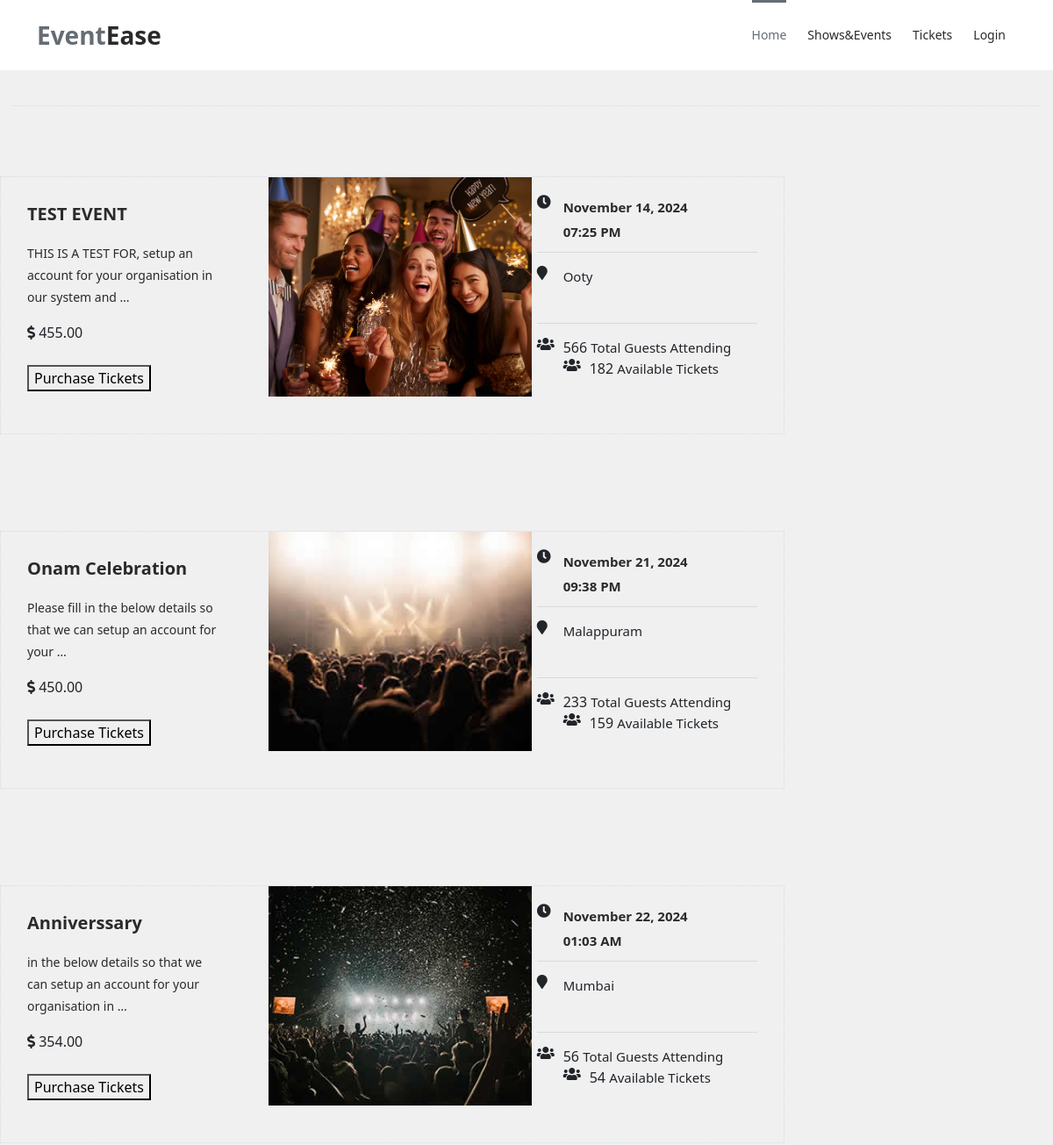
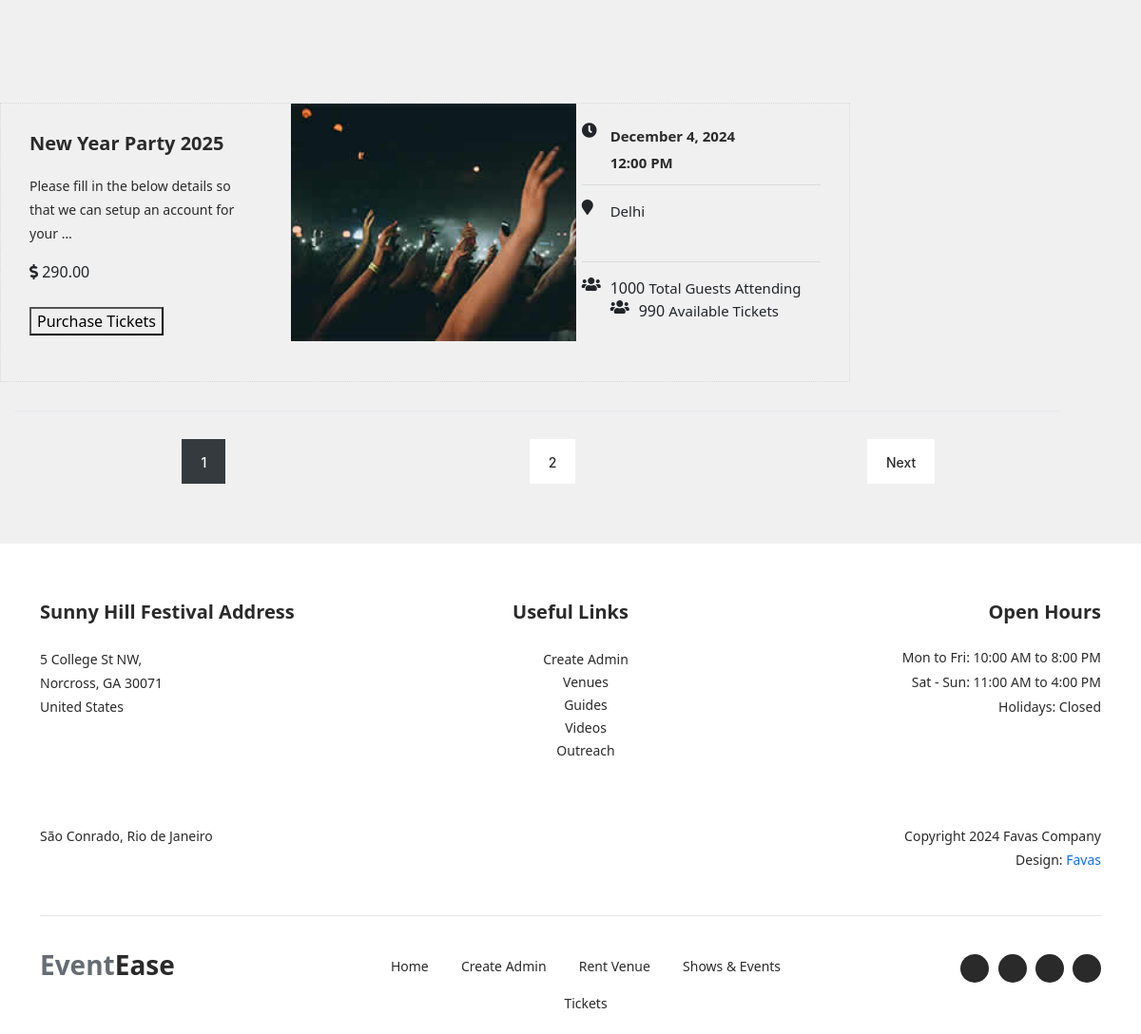
/display_event/, run on the app's committed database (2 pictures, top to bottom).
### events/models.py (models this page shows, shortened)
class Event(models.Model):
    user = models.ForeignKey(Profile, on_delete=models.CASCADE,blank=True,null=True)  # Link each event to a user
    title = models.CharField(max_length=200)
    description = models.TextField()
    date = models.DateField()
    time = models.TimeField()
    location = models.CharField(max_length=255)
    ticket_price=models.DecimalField(max_digits=10,decimal_places=2,default=0.00)
    is_active = models.BooleanField(default=True)
    image = models.ImageField(upload_to='event_images/', null=True, blank=True)
    capacity = models.PositiveIntegerField(default=0)
    available_tickets = models.PositiveIntegerField(default=0)
    def __str__(self):
        return self.title

### events/views.py (the view)
# urls.py: path('display_event/', views.event_display, name='display_event'),
def event_display(request):
    event_requests = Event.objects.all().order_by('date')
    print(event_requests)
    paginator = Paginator(event_requests,4)  # 4 events per page
    page_number = request.GET.get('page')
    try:
        events_page = paginator.get_page(page_number)  # Get the current page's events
    except PageNotAnInteger:
        events_page = paginator.get_page(1)  # If page is not an integer, show the first page
    except EmptyPage:
        events_page = paginator.get_page(paginator.num_pages)  # If out of range, show the last page
    return render(request, 'event_display_layout.html', {'event_requests': events_page})

### templates/event_display_layout.html
{% extends 'blank_layout.html' %}
{% block header%}
{% include 'header.html' %}
{% endblock header%}
{% block event_display %}
{% include 'event_display.html' %}
{% endblock event_display %}
{% block footer %}
{% include 'footer.html' %}
{% endblock footer %}

### templates/event_display.html (shortened to what this page needs)
{% load static %}
<link href="https://cdnjs.cloudflare.com/ajax/libs/font-awesome/5.15.4/css/all.min.css" rel="stylesheet">
<div class="shows-events-tabs">
    <div class="col-lg-12">
        <div class="heading-tabs">
        </div>
    </div>
        <div class="row">
            {% for event in event_requests %}
            <div class="col-lg-12">
                <div class="row ui-tabs ui-widget ui-widget-content ui-corner-all" id="tabs">
                    <div class="col-lg-12">
                        <section class="tabs-content">
                            <article id="tabs-1" aria-labelledby="ui-id-1" class="ui-tabs-panel ui-widget-content ui-corner-bottom" role="tabpanel" aria-hidden="false" style="display: block;">
                                <div class="row">
                                    <div class="col-lg-9">
                                        <div class="row">
                                            <div class="col-lg-12">
                                                <div class="event-item">
                                                    <div class="row">
                                                        <div class="col-lg-4">
                                                            <div class="left-content">
                                                                <h4>{{event.title}}</h4>
                                                                <p>{{ event.description|truncatewords:15 }}</p>
                                                                <i class="fa fa-dollar-sign"></i>
                                                                <span>{{ event.ticket_price}}</span>
                                                            <form method="post" action="{% url 'purchase_tickets' event.pk %}"  enctype="multipart/form-data">
                                                                    <div class="main-dark-button">
                                                                        <button  type="submit">Purchase Tickets</button>
                                                                    </div>
                                                            </form>
                                                            </div>
                                                        </div>
                                                        <div class="col-lg-4">
                                                            {% if event.image and event.image.url %}
                                                            <div class="thumb" style="width: 300px; height: 250px; overflow: hidden;">
                                                                <img src="{{ event.image.url}}" style="width: 100%; height: 100%; object-fit: cover; alt="{{ event.name }}">
                                                            </div>
                                                            {% else %}
                                                            <p>No image available.</p>
                                                            {% endif %}
                                                        </div>
                                                        <div class="col-lg-4">
                                                            <div class="right-content">
                                                                <ul>
                                                                    <li>
                                                                        <i class="fa fa-clock-o"></i>
                                                                        <h6>{{ event.date|date:"F j, Y" }}<br>{{ event.time|date:"h:i A" }}</h6>
                                                                    </li>
                                                                    <li>
                                                                        <div><i class="fa fa-map-marker"></i>
                                                                        <span>{{ event.location }}</span></div>
                                                                    </li>
                                                                    <li>
                                                                        <i class="fa fa-users"></i> {{event.capacity}} <span>Total Guests Attending</span>
                                                                        <div>
                                                                            <i class="fa fa-users"></i> {{event.available_tickets}} <span> Available Tickets</span>
                                                                        </div>
                                                                    </li>
                                                                </ul>
                                                            </div>
                                                        </div>
                                                    </div>
                                                </div>
                                            </div>
                                        </div>
                                    </div>
                                </div>
                            </article>
                        </section>
                    </div>
                </div>
            </div>
            {% endfor %}
        </div>
    <div class="shows-events-schedule">
        <div class="col-lg-12">
            <div class="pagination">
                {% for i in event_requests.paginator.page_range %}
                    {% if event_requests.number == i %}
                    <ul>
                      <li class="active"> <a href="?page={{ i }}" >{{ i }}</a></li>
                    </ul>
                    {% else %}
                <ul>
                    <li>  <a href="?page={{ i }}">{{ i }}</a></li>
                </ul>
                    {% endif %}
                {% endfor %}
                {% if event_requests.has_next %}
            <ul>
                <li>  <a href="?page={{ event_requests.next_page_number }}">Next</a></li>
            </ul>
                {% endif %}
            </div>
        </div>
    </div>
</div>
    <link rel="stylesheet" href="{% static 'css/pagination.css' %}">

### static/css/tooplate-artxibition.css (style rules this page uses)
html, body, div, span, applet, object, iframe, h1, h2, h3, h4, h5, h6, p, blockquote, div pre, a, abbr, acronym, address, big, cite, code, del, dfn, em, font, img, ins, kbd, q, s, samp, small, strike, strong, sub, sup, tt, var, b, u, i, center, dl, dt, dd, ol, ul, li, figure, header, nav, section, article, aside, footer, figcaption { margin: 0; padding: 0; border: 0; outline: 0; }
ul, li { padding: 0; margin: 0; list-style: none; }
header, nav, section, article, aside, footer, hgroup { display: block; }
* { box-sizing: border-box; }
html, body { font-family: 'Poppins', sans-serif; font-weight: 400; background-color: #fff; font-size: 16px; -ms-text-size-adjust: 100%; -webkit-font-smoothing: antialiased; -moz-osx-font-smoothing: grayscale; }
h1, h2, h3, h4, h5, h6 { margin-top: 0px; margin-bottom: 0px; }
h4 { line-height: 30px; }
ul { margin-bottom: 0px; }
p { font-size: 14px; line-height: 25px; color: #2a2a2a; font-weight: 300; }
html, body { background: #fff; font-family: 'Poppins', sans-serif; }
.event-item .thumb img { width: 100%; overflow: hidden; }
.shows-events-tabs { background-color: #f0f0f1; }
.shows-events-tabs .heading-tabs { padding: 20px 0px; border-bottom: 1px dotted #d7dadc; }
.shows-events-tabs #tabs ul { margin-top: 10px; padding: 0; }
.shows-events-tabs #tabs ul li { display: inline-block; margin-right: 30px; }
.shows-events-tabs #tabs ul li:last-child { margin-right: 0px; }
.shows-events-tabs .tabs-content { margin-top: 80px; text-align: left; display: inline-block; transition: all 0.3s; }
.shows-events-tabs .tabs-content h4 { font-size: 30px; font-weight: 700; color: #2a2a2a; margin-bottom: 25px; }
.shows-events-tabs .tabs-content .event-item { border: 1px dotted #d7dadc; margin-bottom: 30px; }
.shows-events-tabs .tabs-content .event-item img { max-width: 100%; overflow: hidden; }
.shows-events-tabs .tabs-content .event-item .left-content { padding: 30px; }
.shows-events-tabs .tabs-content .event-item .left-content h4 { font-size: 20px; font-weight: 700; color: #2a2a2a; margin-bottom: 20px; }
.shows-events-tabs .tabs-content .event-item .left-content .main-dark-button { margin-top: 25px; }
.shows-events-tabs .tabs-content .event-item .right-content ul li { display: inline-block; width: 100%; border-bottom: 1px solid #d7dadc; margin-bottom: 15px; padding-bottom: 5px; }
.shows-events-tabs .tabs-content .event-item .right-content ul li:last-child { margin-bottom: 0; padding-bottom: 0; border-bottom: none; }
.shows-events-tabs .tabs-content .event-item .right-content { padding: 10px 30px 10px 0px; }
.shows-events-tabs .tabs-content .event-item .right-content ul li i { width: 30px; display: inline-block; height: 60px; float: left; }
.shows-events-tabs .tabs-content .event-item .right-content ul li h6 { font-weight: 700; color: #2a2a2a; font-size: 15px; width: 100%; display: inline; line-height: 28px; }
.shows-events-tabs .tabs-content .event-item .right-content ul li span { font-size: 15px; }
.shows-events-schedule { margin-top: 0px; padding-bottom: 100px; background-color: #f0f0f1; }
.shows-events-schedule ul li { background-color: #fff; padding: 30px 30px 25px 30px; margin-bottom: 30px; }
.shows-events-schedule .pagination ul { text-align: center; width: 100%; margin-top: 30px; }
.shows-events-schedule .pagination ul li { display: inline-block; margin: 0px 10px!important; padding: 0px; background-color: transparent; }
.shows-events-schedule .pagination ul li a { display: inline-block; font-size: 14px; padding: 12px 20px; background-color: #fff; color: #2a2a2a; text-align: center; font-weight: 500; text-transform: capitalize; transition: all .3s; }
.shows-events-schedule .pagination ul li a:hover, .shows-events-schedule .pagination ul li.active a { background-color: #343a3e; color: #fff!important; }

### static/css/pagination.css (style rules this page uses)
*,*::before,*::after { box-sizing:border-box }
body { width:100vw;height:100vh;margin:0;padding:0 }
.pagination { display: flex; width: 100%; max-width: 1100px; height: 40px; font-family: 'Inter', sans-serif; color: #6b7280; justify-content: space-between; border-top: 1px solid #e5e7eb; }
.pagination a, .pagination .dots { color: #9ca3af; display: block; padding: 16px 16px 0; text-decoration: none; margin-top: -1px; border-top: 2px solid transparent; }

### data on the page
Event: title "TEST EVENT", description "THIS IS A TEST FOR, setup an account for your organisation in our system and …", ticket_price "455.00", image (picture), date "November 14, 2024", time "07:25 PM", location "Ooty", capacity "566", available_tickets "182"
Event: title "Onam Celebration", description "Please fill in the below details so that we can setup an account for your …", ticket_price "450.00", image (picture), date "November 21, 2024", time "09:38 PM", location "Malappuram", capacity "233", available_tickets "159"
Event: title "Anniverssary", description "in the below details so that we can setup an account for your organisation in …", ticket_price "354.00", image (picture), date "November 22, 2024", time "01:03 AM", location "Mumbai", capacity "56", available_tickets "54"
Event: title "New Year Party 2025", description "Please fill in the below details so that we can setup an account for your …", ticket_price "290.00", image (picture), date "December 4, 2024", time "12:00 PM", location "Delhi", capacity "1000", available_tickets "990"

### other printed values
{{ i }} "1"
{{ i }} "2"
